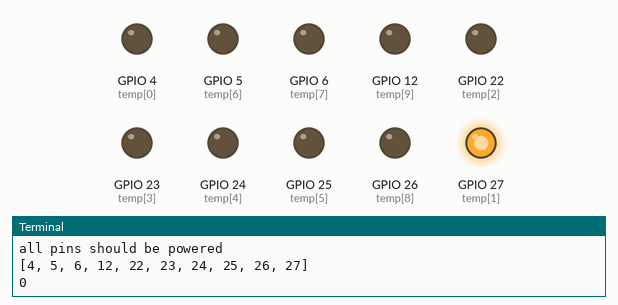
A program run on a simulated Raspberry Pi (BCM pin numbers). Shown: output pins drawn as LEDs (lit = HIGH), the last lines printed to the terminal. At 61.0 s the program stops and its outputs stay as they are.

Above: at 0.1 s.
At 61.1 s:
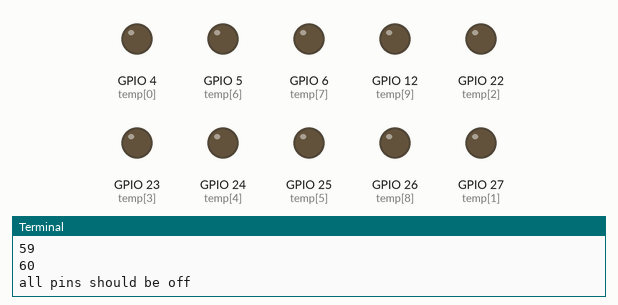
Timing chart, 0 to 62.5 s (numbered marks = the images above):
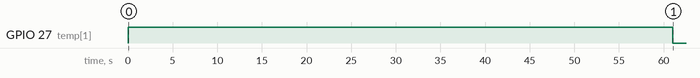

The program:

GPIO_Test.py
```python
import gpiozero as gp


from time import sleep

pin_list = [4,27,22,23,24,25,5,6,26,12] #all of the gpio pins that will work
pin_list.sort()

#turns the pins on
for i in pin_list:
    temp = gp.LED(i)
    temp.on()

print('all pins should be powered')
print(pin_list)

#sleeps

count = 0
while count <= 60:
    print(count)
    sleep(1)
    count += 1


#turns the pins off
for i in pin_list:
    temp = gp.LED(i)
    temp.off

print('all pins should be off')
```

Measured:
- by itself, GPIO 27 (temp[1]): LOW → HIGH at 0.00 s, → LOW 61.0 s later
